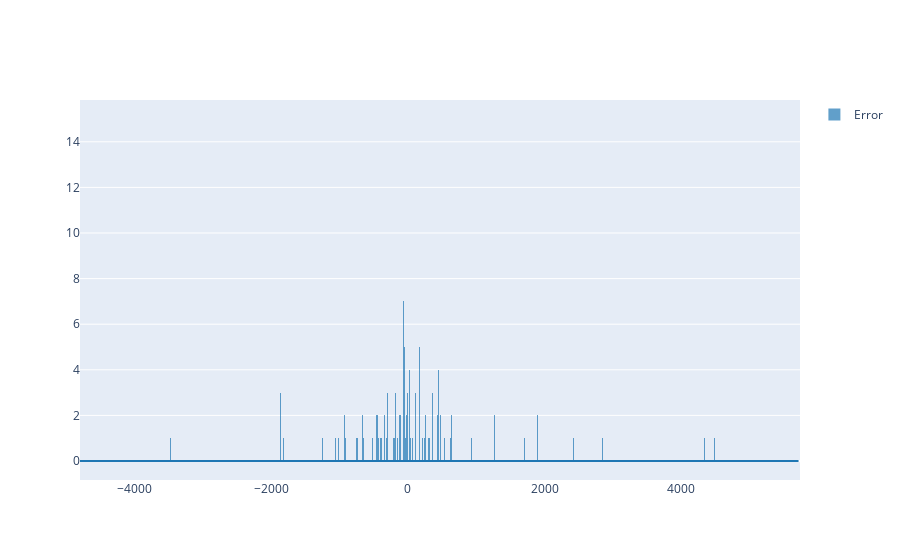

Notebook code for this chart:
### Code cell
print('Error:')

fig = ff.create_distplot(
    [df['error']],
    ['Error'],
    histnorm=None,
    show_rug=False,
)

fig.write_html("errors.html")

fig.show()
# fig.write_image("images/fig1.png")

### Figure 1 — Plotly figure (JSON) as saved in the notebook; plotly's stock layout.template omitted (floating-point values rounded to 4 significant figures; data arrays with more than 128 entries replaced by an {"elided": "..."} marker saying what was removed)
{"data": [{"autobinx": false, "legendgroup": "Error", "marker": {"color": "rgb(31, 119, 180)"}, "name": "Error", "opacity": 0.7, "type": "histogram", "x": {"elided": "1695 float values"}, "xaxis": "x", "xbins": {"end": 5737.0, "size": 1, "start": -4795.0}, "yaxis": "y"}, {"legendgroup": "Error", "marker": {"color": "rgb(31, 119, 180)"}, "mode": "lines", "name": "Error", "showlegend": false, "type": "scatter", "x": {"elided": "500 float values"}, "xaxis": "x", "y": {"elided": "500 float values"}, "yaxis": "y"}], "layout": {"barmode": "overlay", "hovermode": "closest", "legend": {"traceorder": "reversed"}, "xaxis": {"anchor": "y2", "domain": [0, 1], "zeroline": false}, "yaxis": {"anchor": "free", "domain": [0, 1], "position": 0}}}
